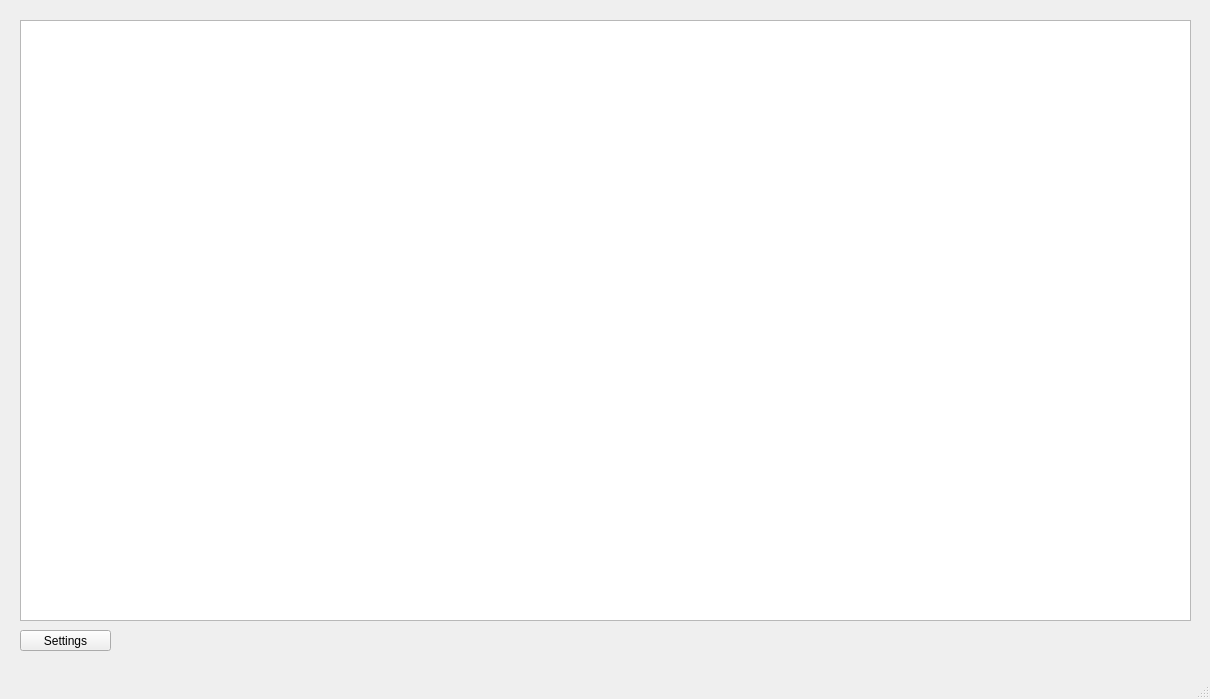
<?xml version="1.0" encoding="UTF-8"?>
<ui version="4.0">
 <class>MainWindow</class>
 <widget class="QMainWindow" name="MainWindow">
  <property name="geometry">
   <rect>
    <x>0</x>
    <y>0</y>
    <width>1210</width>
    <height>699</height>
   </rect>
  </property>
  <property name="windowTitle">
   <string>MainWindow</string>
  </property>
  <widget class="QWidget" name="centralwidget">
   <widget class="QListWidget" name="listAdvancements">
    <property name="geometry">
     <rect>
      <x>20</x>
      <y>20</y>
      <width>1171</width>
      <height>601</height>
     </rect>
    </property>
   </widget>
   <widget class="QPushButton" name="btnSettings">
    <property name="geometry">
     <rect>
      <x>20</x>
      <y>630</y>
      <width>91</width>
      <height>21</height>
     </rect>
    </property>
    <property name="text">
     <string>Settings</string>
    </property>
   </widget>
  </widget>
  <widget class="QStatusBar" name="statusBar"/>
  <widget class="QMenuBar" name="menuBar">
   <property name="geometry">
    <rect>
     <x>0</x>
     <y>0</y>
     <width>1210</width>
     <height>24</height>
    </rect>
   </property>
  </widget>
 </widget>
 <resources/>
 <connections/>
</ui>
